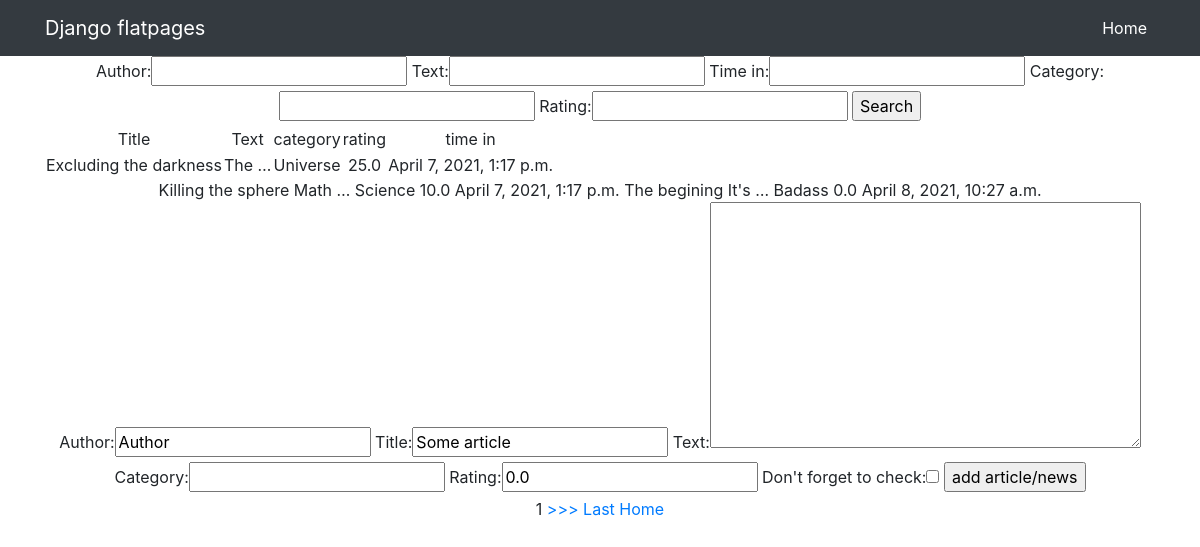
The page /Posts/search/ on the database its author committed.
### News/models.py (models this page shows, shortened)
class Posts(models.Model):
    Author = models.CharField(max_length=100,
                              default='Author')
    title = models.CharField(max_length=50,
                             default='Some article',
                             unique=True, )
    text = models.TextField(max_length=255)
    time_in = models.DateTimeField(auto_now_add=True)
    rating = models.FloatField(default=0.0)
    choosing = models.BooleanField(default=False)
    category = models.CharField(max_length=100,
                                unique=True)

### News/views.py (the view, shortened to what this page needs)
# urls.py: path('search/', Search_List.as_view(), name='search'),
class Search_List(ListView):
    model = Posts
    template_name = 'search.html'
    context_object_name = 'search'
    form_class = PostForm
    ordering = ['-rating']
    paginate_by = 1
    def get_context_data(self, **kwargs):
        context = super().get_context_data(**kwargs)
        context['filter'] = SearchFilter(self.request.GET,
                                         queryset=self.get_queryset())
        context['form'] = PostForm()
        return context

### News/forms.py
class PostForm(ModelForm):
    check_box = BooleanField(label="Don't forget to check")
    class Meta:
        model = Posts
        fields = [
            'Author',
            'title',
            'text',
            'category',
            'rating',
            'check_box',
        ]

### templates/search.html (shortened to what this page needs)
{% extends 'flatpages/default.html' %}
{% block content %}
<form method="GET">
    {{ filter.form }}
    <input type="submit" value="Search">
</form>
<table>
            <tr>
                <td>
                    Title
                </td>
                <td>
                    Text
                </td>
                <td>
                    category
                </td>
                <td>
                    rating
                </td>
                <td>
                    time in
                </td>
            </tr>
     {% for Posts in filter.qs %}
                <td>
                    {{ Posts.title }}
                </td>
                <td>
                    {{ Posts.text|truncatewords:1 }}
                </td>
                <td>
                    {{ Posts.category.title }}
                </td>
                <td>
                    {{ Posts.rating }}
                </td>
                <td>
                    {{ Posts.time_in }}
                </td>
    </table>
    {% endfor %}
<form method="POST">
    {{ form }}
    <input type="submit" value="add article/news">
</form>
{% if is_paginated %}
    {% for num in page_obj.paginator.page_range %}
        {% if page_obj.number == num %}
            <a>{{ num }}</a>
        {% elif num > page_obj.number|add:'-1' and num < page_obj.number|add:'1' %}
            <a href="?page={{ num }}">{{ num }}</a>
        {% endif %}
    {% endfor %}
    {% if page_obj.has_next %}
        <a href="?page={{ page_obj.next_page_number }}">>>></a>
        <a href="?page={{ page_obj.paginator.num_pages }}">Last</a>
    {% endif %}
{% endif %}
<a href="http://127.0.0.1:8000/Posts/">Home</a>
{% endblock content %}

### rows shown on the page
Posts: title "Excluding the darkness", text "The …", category "Universe", rating "25.0", time_in "April 7, 2021, 1:17 p.m."
Posts: title "Killing the sphere", text "Math …", category "Science", rating "10.0", time_in "April 7, 2021, 1:17 p.m."
Posts: title "The begining", text "It's …", category "Badass", rating "0.0", time_in "April 8, 2021, 10:27 a.m."

### other values the page prints
{{ num }} "1"
